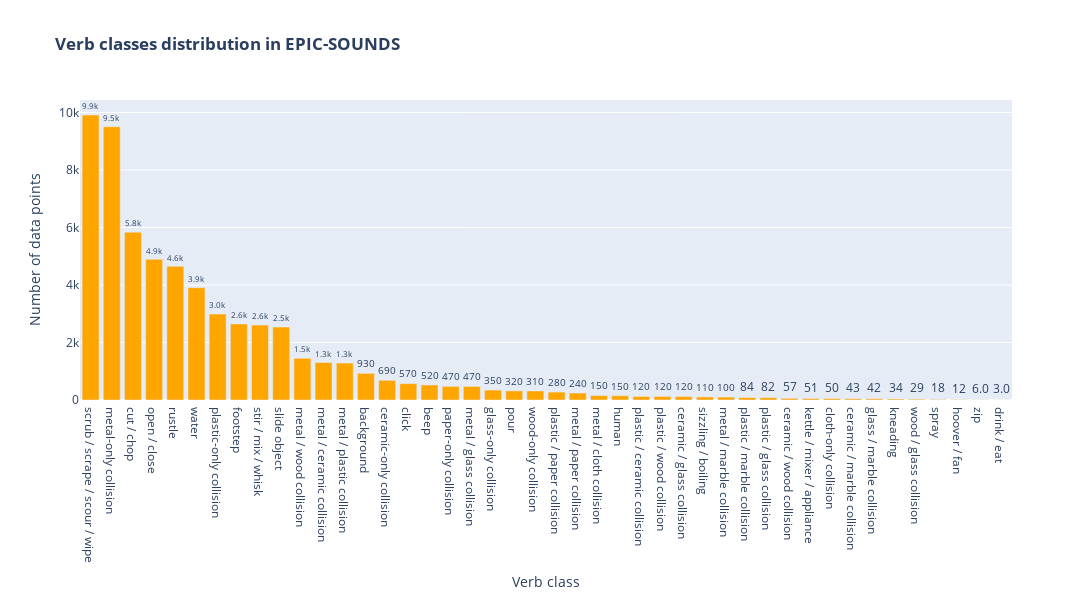

The code cell stored with this chart in its notebook:
### Markdown cell above
- **Strict** overlap $\rightarrow$ at least $1$ sound annotation starts **after** the action annotation started and ends **before** the action annotation ended
- **Loose** overlap $\rightarrow$ at least $1$ sound annotation starts **after** the action annotation started and starts **before** the action annotation ended

### Code cell
# Plot this as a bar chart
es_classes_df = pd.DataFrame(es_train_df["class"].value_counts()).reset_index()

fig = px.bar(
        es_classes_df,
        x="class",
        y="count",
        title=f"<b>Verb classes distribution in EPIC-SOUNDS</b>",
        labels={"class": "Verb class", "count": "Number of data points"},
        height=600,
        width=1200,
        text_auto=True,
        text="count",
    )
fig.update_traces(
    texttemplate="%{text:.2s}",
    textposition="outside",
    marker_color="orange",
)
fig.show()

fig.write_image(f"../res/dataset/overlaps/es_verbs_distribution.png", scale=3.0)
fig.write_image(f"../res/dataset/overlaps/pdf/es_verbs_distribution.pdf")

### Figure 1 — Plotly figure (JSON) as saved in the notebook; plotly's stock layout.template omitted (floating-point values rounded to 4 significant figures)
{"data": [{"alignmentgroup": "True", "hovertemplate": "Verb class=%{x}<br>Number of data points=%{text}<extra></extra>", "legendgroup": "", "marker": {"color": "orange", "pattern": {"shape": ""}}, "name": "", "offsetgroup": "", "orientation": "v", "showlegend": false, "text": [9914, 9507, 5836, 4893, 4649, 3906, 2988, 2645, 2608, 2538, 1451, 1303, 1285, 928, 685, 568, 523, 473, 472, 346, 317, 314, 275, 243, 154, 148, 124, 123, 121, 106, 101, 84, 82, 57, 51, 50, 43, 42, 34, 29, 18, 12, 6, 3], "textposition": "outside", "texttemplate": "%{text:.2s}", "type": "bar", "x": ["scrub / scrape / scour / wipe", "metal-only collision", "cut / chop", "open / close", "rustle", "water", "plastic-only collision", "footstep", "stir / mix / whisk", "slide object", "metal / wood collision", "metal / ceramic collision", "metal / plastic collision", "background", "ceramic-only collision", "click", "beep", "paper-only collision", "metal / glass collision", "glass-only collision", "pour", "wood-only collision", "plastic / paper collision", "metal / paper collision", "metal / cloth collision", "human", "plastic / ceramic collision", "plastic / wood collision", "ceramic / glass collision", "sizzling / boiling", "metal / marble collision", "plastic / marble collision", "plastic / glass collision", "ceramic / wood collision", "kettle / mixer / appliance", "cloth-only collision", "ceramic / marble collision", "glass / marble collision", "kneading", "wood / glass collision", "spray", "hoover / fan", "zip", "drink / eat"], "xaxis": "x", "y": [9914, 9507, 5836, 4893, 4649, 3906, 2988, 2645, 2608, 2538, 1451, 1303, 1285, 928, 685, 568, 523, 473, 472, 346, 317, 314, 275, 243, 154, 148, 124, 123, 121, 106, 101, 84, 82, 57, 51, 50, 43, 42, 34, 29, 18, 12, 6, 3], "yaxis": "y"}], "layout": {"barmode": "relative", "height": 600, "legend": {"tracegroupgap": 0}, "title": {"text": "<b>Verb classes distribution in EPIC-SOUNDS</b>"}, "width": 1200, "xaxis": {"anchor": "y", "domain": [0, 1], "title": {"text": "Verb class"}}, "yaxis": {"anchor": "x", "domain": [0, 1], "title": {"text": "Number of data points"}}}}
